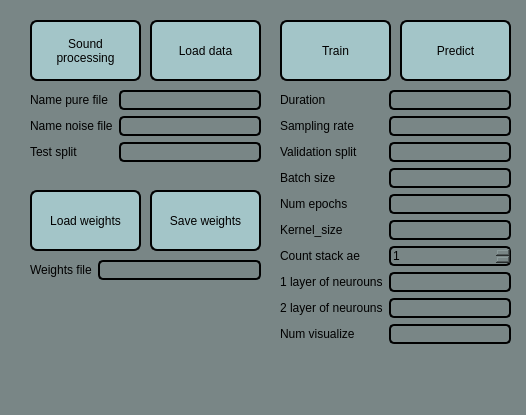
<?xml version="1.0" encoding="UTF-8"?>
<ui version="4.0">
 <class>MainWindow</class>
 <widget class="QMainWindow" name="MainWindow">
  <property name="geometry">
   <rect>
    <x>0</x>
    <y>0</y>
    <width>526</width>
    <height>415</height>
   </rect>
  </property>
  <property name="minimumSize">
   <size>
    <width>526</width>
    <height>415</height>
   </size>
  </property>
  <property name="maximumSize">
   <size>
    <width>526</width>
    <height>415</height>
   </size>
  </property>
  <property name="mouseTracking">
   <bool>false</bool>
  </property>
  <property name="acceptDrops">
   <bool>false</bool>
  </property>
  <property name="windowTitle">
   <string>Autoencoder</string>
  </property>
  <property name="styleSheet">
   <string notr="true">background-color: rgb(121, 134, 134);</string>
  </property>
  <widget class="QWidget" name="centralwidget">
   <widget class="QPushButton" name="pushButton">
    <property name="geometry">
     <rect>
      <x>30</x>
      <y>20</y>
      <width>111</width>
      <height>61</height>
     </rect>
    </property>
    <property name="styleSheet">
     <string notr="true">font: 10pt &quot;MS Shell Dlg 2&quot;;
background-color: rgb(163, 197, 200);
border-radius: 7px;
border: 2px solid rgb(0, 0, 0);</string>
    </property>
    <property name="text">
     <string>Sound 
processing</string>
    </property>
   </widget>
   <widget class="QPushButton" name="pushButton_2">
    <property name="geometry">
     <rect>
      <x>150</x>
      <y>20</y>
      <width>111</width>
      <height>61</height>
     </rect>
    </property>
    <property name="styleSheet">
     <string notr="true">font: 10pt &quot;MS Shell Dlg 2&quot;;
background-color: rgb(163, 197, 200);
border-radius: 7px;
border: 2px solid rgb(0, 0, 0);</string>
    </property>
    <property name="text">
     <string>Load data</string>
    </property>
   </widget>
   <widget class="QPushButton" name="pushButton_3">
    <property name="geometry">
     <rect>
      <x>30</x>
      <y>190</y>
      <width>111</width>
      <height>61</height>
     </rect>
    </property>
    <property name="styleSheet">
     <string notr="true">font: 10pt &quot;MS Shell Dlg 2&quot;;
background-color: rgb(163, 197, 200);
border-radius: 7px;
border: 2px solid rgb(0, 0, 0);</string>
    </property>
    <property name="text">
     <string>Load weights</string>
    </property>
   </widget>
   <widget class="QPushButton" name="pushButton_4">
    <property name="geometry">
     <rect>
      <x>280</x>
      <y>20</y>
      <width>111</width>
      <height>61</height>
     </rect>
    </property>
    <property name="styleSheet">
     <string notr="true">font: 10pt &quot;MS Shell Dlg 2&quot;;
background-color: rgb(163, 197, 200);
border-radius: 7px;
border: 2px solid rgb(0, 0, 0);</string>
    </property>
    <property name="text">
     <string>Train</string>
    </property>
   </widget>
   <widget class="QPushButton" name="pushButton_5">
    <property name="geometry">
     <rect>
      <x>400</x>
      <y>20</y>
      <width>111</width>
      <height>61</height>
     </rect>
    </property>
    <property name="styleSheet">
     <string notr="true">font: 10pt &quot;MS Shell Dlg 2&quot;;
background-color: rgb(163, 197, 200);
border-radius: 7px;
border: 2px solid rgb(0, 0, 0);</string>
    </property>
    <property name="text">
     <string>Predict</string>
    </property>
   </widget>
   <widget class="QPushButton" name="pushButton_6">
    <property name="geometry">
     <rect>
      <x>150</x>
      <y>190</y>
      <width>111</width>
      <height>61</height>
     </rect>
    </property>
    <property name="styleSheet">
     <string notr="true">font: 10pt &quot;MS Shell Dlg 2&quot;;
background-color: rgb(163, 197, 200);
border-radius: 7px;
border: 2px solid rgb(0, 0, 0);</string>
    </property>
    <property name="text">
     <string>Save weights</string>
    </property>
   </widget>
   <widget class="QWidget" name="formLayoutWidget_3">
    <property name="geometry">
     <rect>
      <x>30</x>
      <y>90</y>
      <width>231</width>
      <height>91</height>
     </rect>
    </property>
    <layout class="QFormLayout" name="formLayout_4">
     <item row="0" column="0">
      <widget class="QLabel" name="label_19">
       <property name="styleSheet">
        <string notr="true">font: 10pt &quot;MS Shell Dlg 2&quot;;</string>
       </property>
       <property name="text">
        <string>Name pure file</string>
       </property>
      </widget>
     </item>
     <item row="0" column="1">
      <widget class="QLineEdit" name="lineEdit_pure_file">
       <property name="styleSheet">
        <string notr="true">border: 2px solid rgb(0, 0, 0);
border-radius: 5px;</string>
       </property>
      </widget>
     </item>
     <item row="1" column="0">
      <widget class="QLabel" name="label_20">
       <property name="styleSheet">
        <string notr="true">font: 10pt &quot;MS Shell Dlg 2&quot;;</string>
       </property>
       <property name="text">
        <string>Name noise file</string>
       </property>
      </widget>
     </item>
     <item row="1" column="1">
      <widget class="QLineEdit" name="lineEdit_noise_file">
       <property name="styleSheet">
        <string notr="true">border: 2px solid rgb(0, 0, 0);
border-radius: 5px;</string>
       </property>
      </widget>
     </item>
     <item row="2" column="0">
      <widget class="QLabel" name="label_10">
       <property name="styleSheet">
        <string notr="true">font: 10pt &quot;MS Shell Dlg 2&quot;;</string>
       </property>
       <property name="text">
        <string>Test split</string>
       </property>
      </widget>
     </item>
     <item row="2" column="1">
      <widget class="QLineEdit" name="lineEdit_test_split">
       <property name="styleSheet">
        <string notr="true">border: 2px solid rgb(0, 0, 0);
border-radius: 5px;</string>
       </property>
      </widget>
     </item>
    </layout>
   </widget>
   <widget class="QWidget" name="formLayoutWidget_4">
    <property name="geometry">
     <rect>
      <x>280</x>
      <y>90</y>
      <width>231</width>
      <height>311</height>
     </rect>
    </property>
    <layout class="QFormLayout" name="formLayout_5">
     <item row="0" column="0">
      <widget class="QLabel" name="label_13">
       <property name="styleSheet">
        <string notr="true">font: 10pt &quot;MS Shell Dlg 2&quot;;</string>
       </property>
       <property name="text">
        <string>Duration</string>
       </property>
      </widget>
     </item>
     <item row="0" column="1">
      <widget class="QLineEdit" name="lineEdit_dur">
       <property name="styleSheet">
        <string notr="true">border: 2px solid rgb(0, 0, 0);
border-radius: 5px;</string>
       </property>
      </widget>
     </item>
     <item row="1" column="0">
      <widget class="QLabel" name="label_7">
       <property name="styleSheet">
        <string notr="true">font: 10pt &quot;MS Shell Dlg 2&quot;;</string>
       </property>
       <property name="text">
        <string>Sampling rate</string>
       </property>
      </widget>
     </item>
     <item row="1" column="1">
      <widget class="QLineEdit" name="lineEdit_sampling_rate">
       <property name="styleSheet">
        <string notr="true">border: 2px solid rgb(0, 0, 0);
border-radius: 5px;</string>
       </property>
      </widget>
     </item>
     <item row="2" column="0">
      <widget class="QLabel" name="label_11">
       <property name="styleSheet">
        <string notr="true">font: 10pt &quot;MS Shell Dlg 2&quot;;</string>
       </property>
       <property name="text">
        <string>Validation split</string>
       </property>
      </widget>
     </item>
     <item row="2" column="1">
      <widget class="QLineEdit" name="lineEdit_val_split">
       <property name="styleSheet">
        <string notr="true">border: 2px solid rgb(0, 0, 0);
border-radius: 5px;</string>
       </property>
      </widget>
     </item>
     <item row="3" column="0">
      <widget class="QLabel" name="label_8">
       <property name="styleSheet">
        <string notr="true">font: 10pt &quot;MS Shell Dlg 2&quot;;</string>
       </property>
       <property name="text">
        <string>Batch size</string>
       </property>
      </widget>
     </item>
     <item row="3" column="1">
      <widget class="QLineEdit" name="lineEdit_batch_size">
       <property name="styleSheet">
        <string notr="true">border: 2px solid rgb(0, 0, 0);
border-radius: 5px;</string>
       </property>
      </widget>
     </item>
     <item row="4" column="0">
      <widget class="QLabel" name="label_9">
       <property name="styleSheet">
        <string notr="true">font: 10pt &quot;MS Shell Dlg 2&quot;;</string>
       </property>
       <property name="text">
        <string>Num epochs</string>
       </property>
      </widget>
     </item>
     <item row="4" column="1">
      <widget class="QLineEdit" name="lineEdit_epochs">
       <property name="styleSheet">
        <string notr="true">border: 2px solid rgb(0, 0, 0);
border-radius: 5px;</string>
       </property>
      </widget>
     </item>
     <item row="5" column="0">
      <widget class="QLabel" name="label_12">
       <property name="styleSheet">
        <string notr="true">font: 10pt &quot;MS Shell Dlg 2&quot;;</string>
       </property>
       <property name="text">
        <string>Kernel_size</string>
       </property>
      </widget>
     </item>
     <item row="5" column="1">
      <widget class="QLineEdit" name="lineEdit_kernel">
       <property name="styleSheet">
        <string notr="true">border: 2px solid rgb(0, 0, 0);

border-radius: 5px;
</string>
       </property>
      </widget>
     </item>
     <item row="6" column="0">
      <widget class="QLabel" name="label_15">
       <property name="styleSheet">
        <string notr="true">font: 10pt &quot;MS Shell Dlg 2&quot;;</string>
       </property>
       <property name="text">
        <string>Count stack ae</string>
       </property>
      </widget>
     </item>
     <item row="6" column="1">
      <widget class="QSpinBox" name="spinBox">
       <property name="styleSheet">
        <string notr="true">border: 2px solid rgb(0, 0, 0);
border-radius: 5px;</string>
       </property>
       <property name="minimum">
        <number>1</number>
       </property>
       <property name="maximum">
        <number>3</number>
       </property>
      </widget>
     </item>
     <item row="7" column="0">
      <widget class="QLabel" name="label_16">
       <property name="styleSheet">
        <string notr="true">font: 10pt &quot;MS Shell Dlg 2&quot;;</string>
       </property>
       <property name="text">
        <string>1 layer of neurouns</string>
       </property>
      </widget>
     </item>
     <item row="7" column="1">
      <widget class="QLineEdit" name="lineEdit_first_layer">
       <property name="styleSheet">
        <string notr="true">border: 2px solid rgb(0, 0, 0);
border-radius: 5px;</string>
       </property>
      </widget>
     </item>
     <item row="8" column="0">
      <widget class="QLabel" name="label_17">
       <property name="styleSheet">
        <string notr="true">font: 10pt &quot;MS Shell Dlg 2&quot;;</string>
       </property>
       <property name="text">
        <string>2 layer of neurouns</string>
       </property>
      </widget>
     </item>
     <item row="8" column="1">
      <widget class="QLineEdit" name="lineEdit_second_layer">
       <property name="styleSheet">
        <string notr="true">border: 2px solid rgb(0, 0, 0);
border-radius: 5px;</string>
       </property>
      </widget>
     </item>
     <item row="9" column="0">
      <widget class="QLabel" name="label_14">
       <property name="styleSheet">
        <string notr="true">font: 10pt &quot;MS Shell Dlg 2&quot;;</string>
       </property>
       <property name="text">
        <string>Num visualize</string>
       </property>
      </widget>
     </item>
     <item row="9" column="1">
      <widget class="QLineEdit" name="lineEdit_num_visualize">
       <property name="styleSheet">
        <string notr="true">border: 2px solid rgb(0, 0, 0);
border-radius: 5px;</string>
       </property>
      </widget>
     </item>
    </layout>
   </widget>
   <widget class="QLabel" name="label_error">
    <property name="geometry">
     <rect>
      <x>30</x>
      <y>300</y>
      <width>221</width>
      <height>21</height>
     </rect>
    </property>
    <property name="styleSheet">
     <string notr="true">font: 10pt &quot;MS Shell Dlg 2&quot;;
color: rgb(255, 0, 0);</string>
    </property>
    <property name="text">
     <string/>
    </property>
   </widget>
   <widget class="QWidget" name="formLayoutWidget">
    <property name="geometry">
     <rect>
      <x>30</x>
      <y>260</y>
      <width>231</width>
      <height>31</height>
     </rect>
    </property>
    <layout class="QFormLayout" name="formLayout">
     <item row="0" column="1">
      <widget class="QLineEdit" name="lineEdit_weights_file">
       <property name="styleSheet">
        <string notr="true">border: 2px solid rgb(0, 0, 0);
border-radius: 5px;</string>
       </property>
      </widget>
     </item>
     <item row="0" column="0">
      <widget class="QLabel" name="label_21">
       <property name="styleSheet">
        <string notr="true">font: 10pt &quot;MS Shell Dlg 2&quot;;</string>
       </property>
       <property name="text">
        <string>Weights file</string>
       </property>
      </widget>
     </item>
    </layout>
   </widget>
  </widget>
 </widget>
 <resources/>
 <connections/>
</ui>
